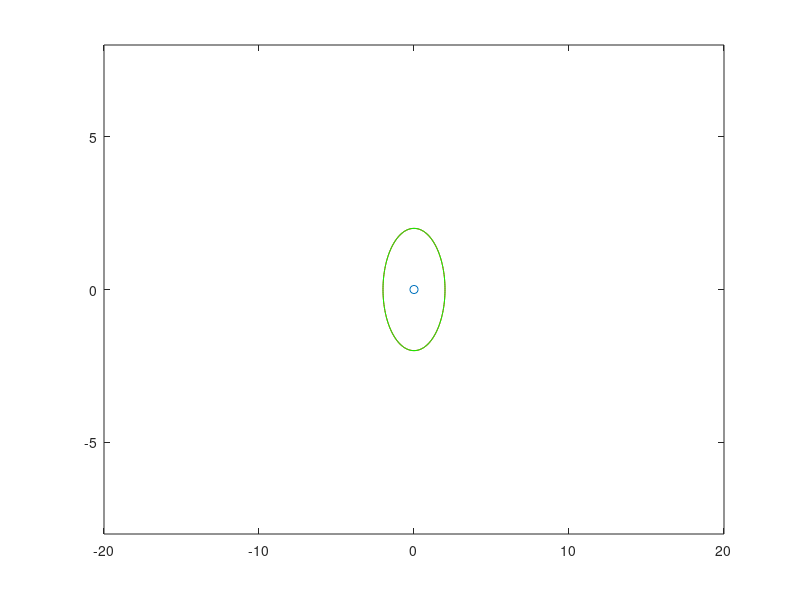

MATLAB code for this plot: (Note: this script raises an error after producing the figure.)
% This code use the finite difference method (FDM) and level set method to solve
% the regularized delta function model of the cell evolution under stress.
% The elastic model is PLANE-STRAIN
% Zhiwen Zhang / 20141124
% Convergence study and area preservation study!
% On the Interface, replace Heaviside function by 1/2 to avoid numerical difficulty
% Local Stencil pattern 
%  (7)(i-1,j+1)--- (3)(i,j+1)--- (6)(i+1,j+1)
%         |             |        t       |         
%  (4)(i-1,  j)--- (1)(i,  j)--- (2)(i+1,  j)
%         |             |               |
%  (8)(i-1,j-1)--- (5)(i,j-1)--- (9)(i+1,j-1)
%%%%%%%%%%%%%%%%%%%%%%%%%%%%%%%%%%%%%%%%%%%%%%%%%%%%%%%%%%%%%%%%%%%%%%%%%%%%%%%%%%%
%  Use the Radial Model Two!
%  I choose Lx > Ly so that we can observe longtime evolution along x-axis.
%  Therefore, all the codes related to L need to change. 
%  Zhiwen Zhang-----------2017-4-1
%%%%%%%%%%%%%%%%%%%%%%%%%%%%%%%%%%%%%%%%%%%%%%%%%%%%%%%%%%%%%%%%%%%%%%%%%%%%%%%RadialModelTwo_V5CORRECTEDtwice%%%%%%%%%%%%%%%
%% parameter
theta = 0.0;                        % shrinking quantity in stress, rename to aviod the conflict with the "delta---regularized delta function)"
mu = 1; lmd = 1;                    % mu/lmd: lame constant;  This setting is equivalent to (poisson ratio) nu = 1/4; (Young's modulus) E = 1;
everystep = 1;                      % reinitialize every ? step 
sigma  = 0.0;                       % initial constant for plane-strain uniaxial stress
beta   =2.5;                        % control the amplitude of the nonlinear velocity in G(z)
zz   = 1;                           %coeff. in denominator of G(z)
zz1 = 1;                            %also coeff. in denominator of G(z)
eee = 4;                            %ellipticity coefficient in velocity distribution; eee=1 is isotropic circular symmetry
offset = 0;
f0 = 1;  expN = 1;
K  = 3;                            % amplitute used in computing the self-stress of Cell. 
lambda = -30;
gamma  = 0.8;
resist = 1.0; 
a = 1;                               % the radius of circular cells
h = 1/16;        
%% %%%%%%%%%%%%% parameters used in  regularization and reinitialization 
r    = 3.5;                              % regularization ratio 
eps      = r*h;                          % parameter used in the regularized delta function 
eps_sign = 1*h;                          % parameter used in the smoothed sigh function
eps_diff = 2*h*h*h/4;                     % parameter used in the diffusive term when reinitialize level set! ?
%% %%%%%%%%%%%%%% parameters used in setting mesh grid  and time-step %%%%%%%%%%%%%%
filename1  = 'DataFragmentpush_tf20_tss200_h1over16';    % adaptively compute self-stress tensor
filename2 = 'DataFragmentpush_tf20_tss200_h1over16_ext';
figure_id0 = 217;
% snapshot time data 
dt = h/20; t0 = 0.00; tf = 20;  tt = t0:dt:tf-dt;  nnt = length(tt);     % computational time, sigma = +2.0; 
tss=200;  itv=round(nnt/tss);  
% generate the fine mesh grid and related data structure  
Lx = 20;  Ly = 8;  [X,Y] = meshgrid(-Lx:h:Lx,-Ly:h:Ly);       % NEW CODE for rectangular domain
p           = [X(:),Y(:)];     
Nx = length(-Lx:h:Lx);  Ny = length(-Ly:h:Ly);
Phisnap=zeros(Ny,Nx,tss);  s=zeros(nnt,1);                       
nSnsnap=zeros(Ny,Nx,tss);   
Usnap=zeros(Ny,Nx,tss);  Vsnap=zeros(Ny,Nx,tss);   
xbars = zeros(tss,1);      ybars = zeros(tss,1);
dragXsnap = zeros(Ny,Nx,tss);    dragYsnap = zeros(Ny,Nx,tss); 
%% parameters used in label the grid in FEM and BC %%%%%%%%%%%%%%%%%%%%%%%%
p0          = [0,0];
NP          = size(p,1);                               % All nodes
idx1        = find(abs(p(:,1)-p0(1))>Lx-0.1*h | abs(p(:,2)-p0(2))>Ly-0.1*h);
idx2        = find(abs(p(:,1)-p0(1))<Lx-0.1*h & abs(p(:,2)-p0(2))<Ly-0.1*h);     % check and label fine grid BC
[Xint,Yint] = meshgrid(-Lx+h:h:Lx-h,-Ly+h:h:Ly-h);  
pint        = [Xint(:),Yint(:)];   
NPint       = size(pint,1);                            % Free nodes (exclude the BC nodes)
rho         = sqrt(X.^2 + Y.^2 + 1e-16);               % polar distance 
% generate the Dirichlet BC function 
% (2) BC used for cell evolution!!!
DBCx        = @(x,y) (lmd+2*mu)/4/mu/(lmd+mu)*sigma*x;
DBCy        = @(x,y) -      lmd/4/mu/(lmd+mu)*sigma*y;
% generate the level set function and the sign function according to the initial cell interface 
tol            = 0.001; 
Ntau           = 40;
% generate the regularized delta and heviside function 
Delta_eps       = @(z) (abs(z)<eps)*0.5.*(1+cos(pi*z/eps))/eps; 
Hev_eps         = @(z) (abs(z)<=eps).*((z+eps)/2/eps + sin(pi*z/eps)/2/pi) + (z>eps)*1; 
AvgHev_eps      = @(z)  1/2;                                                % averaged heviside function     
 
X0 = -0;  a0 = 0.6; 
b0 = 3.4;
n0 = 2; r0 = 1.6; c0=1; c1=1;
rr1  = ((sqrt((X/c0-X0).^2+((Y-0)/c1).^2)-r0)/a0).^n0;
rr = sqrt((X/c0-X0).^2+(Y/c1).^2);
rr3 = sqrt((X-5/c0-X0).^2+(Y/(2*c1)).^2);
rr2  = (atan2((Y-0)/c1,X/c0-X0)/b0).^n0;
Phi  = -(rr - 2); %annulus
Phi0 = Phi;   % record the original shape 

    vv = [0,0];
    H_Phi     = Hev_eps(Phi);            D_Phi     = Delta_eps(Phi);
    Xbar0 = sum(sum(Hev_eps(Phi).*X))/sum(sum(Hev_eps(Phi)));   % centroid of the cell
    Ybar0 = sum(sum(Hev_eps(Phi).*Y))/sum(sum(Hev_eps(Phi)));
       figure(figure_id0) 
       contour(X,Y,Phi0,vv,'r'); 
       hold on;  
       contour(X,Y,Phi,vv,'g');
       scatter(Xbar0,Ybar0)

%% Auxiliary Variables for plot and debug
id_i = 1;      vali(id_i,1) = 1;                   vali(id_i,2) = 1;                        % time
id_i = 2;      vali(id_i,1) = vali(id_i-1,2)+1;    vali(id_i,2) = vali(id_i,1) + 0;         % area ratio
vals = zeros(10, vali(end,end));
id_j    = 1;
%% compute 
% Calculate the stiffness matrix and load vector. CAUTION: this part is INVARIANT respect to time
[S,b0] = RegularizedModel_StiffMat_Longtime(Nx,Ny,h,p,mu,lmd,DBCx,DBCy); 
Fixed  = [2*idx1-1; 2*idx1];   Free = sort([2*idx2-1; 2*idx2]);    % use 'sort' to comply with the order of unknowns in the stiffness matrix
% begin the time evolution  CAUTION: The code is ReInitialization_LevelSetADDF.m is reusable. 
[Phi] = ReInitialization_LevelSetADDF(Phi,h,dt,eps_sign,eps_diff,500*Ntau);   % ADd DiFfusive term; 
snapID = 0;  
Xbart = 0;         Ybart = 0.0;      
for n = 1:nnt 
    t = tt(n); 
    b         = b0;    
    % calculate the variant part of the load vector (own to the decay of the delta function, we only consider the interior domain)
    % Compute Extra Term 
    Phix=(Phi(:,[2:end 1])-Phi(:,[end 1:end-1]))/2/h;  Phiy=(Phi([2:end 1],:)-Phi([end 1:end-1],:))/2/h;
    Phix(:,1) = (Phi(:,2)-Phi(:,1))/h;   Phix(:,end) = (Phi(:,end)-Phi(:,end-1))/h;    % Modify the boundary terms
    Phiy(1,:) = (Phi(2,:)-Phi(1,:))/h;   Phiy(end,:) = (Phi(end,:)-Phi(end-1,:))/h;  
    H_Phi     = Hev_eps(Phi);            D_Phi     = Delta_eps(Phi);
    Xbar = sum(sum(Hev_eps(Phi).*X))/sum(sum(Hev_eps(Phi)));   % centroid of the cell
    Ybar = sum(sum(Hev_eps(Phi).*Y))/sum(sum(Hev_eps(Phi)));
    if n==1 
       Xbar0 = Xbar;                    Ybar0 = Ybar;         
    end

    Xbart = (Xbar-Xbar0)/dt;         Ybart = (Ybar-Ybar0)/dt;     
    Xbar0 = Xbar;                        Ybar0 = Ybar; 
      
    Zx   = X-Xbar;          Zy   = Y-Ybar; 
     tmp1 = (-H_Phi).*(K*(Zx+(eee-1).*(Xbart.*Zx+Ybart.*Zy).*Xbart)+resist.*Xbart) + (-10)*Hev_eps(1-rr3).*Hev_eps(0.8-t); 
     tmp2 = (-H_Phi).*(K*(Zy+(eee-1).*(Xbart.*Zx+Ybart.*Zy).*Ybart)+resist.*Ybart);
%     Anisotropic velocity distribution stronger in direction of cell centroid velocity     
    for i = 3:Nx-2         % i is colume index; j is row index;      
        for j = 3:Ny-2
            row_label = (i-2)*(Ny-2)+j-1;     % transform the global index to linear equation index
            % assign the corresponding values to the load vector                
            b(2*row_label-1,1) = b(2*row_label-1,1) - h*h*tmp1(j,i);  % 
            b(2*row_label  ,1) = b(2*row_label  ,1) - h*h*tmp2(j,i);  %              
        end
    end
    % solve the linear equation to obtain (u,v)
    UV = zeros(2*Nx*Ny,1);       % displacement solution [u1 v1 u2 v2,...]';
    UV(2*idx1-1,1)  = DBCx(p(idx1,1),p(idx1,2)); 
    UV(2*idx1   ,1) = DBCy(p(idx1,1),p(idx1,2));     
    UV(Free)        = S\b;
    u1D = UV(1:2:end-1,1);   v1D = UV(2:2:end,1); 
    U   = reshape(u1D,Ny,Nx);  V   = reshape(v1D,Ny,Nx); 
    % calculate the stresss tensor  
      
      [Vn,NormalVecX,NormalVecY,nSn,nSn_ave,Ux,Uy,Vx,Vy,tp1,tp2] = ...
          RadialModelTwo_NormalStressV6CORRECTEDoffset(X,Y,Phi0,Phi,U,V,p,mu,lmd,theta,beta,zz,zz1,eee,offset,lambda,K,gamma,resist,expN,Hev_eps,Delta_eps,Xbart,Ybart);   
  
     % CAUTION: the above kinetic code for velocity is reusable!!!

    [KPhi1] = compRHS_UpdateLevelSet(t,       h,Vn,Phi             );
    [KPhi2] = compRHS_UpdateLevelSet(t+0.5*dt,h,Vn,Phi+0.5*dt*KPhi1);
    [KPhi3] = compRHS_UpdateLevelSet(t+0.5*dt,h,Vn,Phi+0.5*dt*KPhi2);
    [KPhi4] = compRHS_UpdateLevelSet(t+1.0*dt,h,Vn,Phi+1.0*dt*KPhi3);
     Phi    = Phi  + (dt/6) * (KPhi1  + 2*KPhi2  + 2*KPhi3  + KPhi4); 
     t      = t + dt;      
    %% ReInitialization the Level Set function
    if mod(n,everystep)==0
      [Phi] = ReInitialization_LevelSetADDF(Phi,h,dt,eps_sign,eps_diff,Ntau);   % ADd DiFfusive term; 
      fprintf('At time t=%.4f, do reInitialization once. \n',t);
    end
    %% compute area and ratio 
    s(n,1)              = sum(sum(Hev_eps(Phi)))*h*h; 
    s0                  = sum(sum(Hev_eps(Phi0)))*h*h;     
    % time
    vals(id_j,1) = t;
    vals(id_j,vali(2,1):vali(2,2)) = s(n,1)/s0; 
    %% save the snapshot solution 
    if mod(n,itv) == 0;
        snapID              = snapID + 1;
        Phisnap(:,:,snapID) = Phi;
        dragXsnap(:,:,snapID) = tmp1;
        dragYsnap(:,:,snapID) = tmp2;
        nSnsnap(:,:,snapID) = nSn;
        Usnap(:,:,snapID)   = U;   Vsnap(:,:,snapID)   = V;
        xbars(snapID,1)     = Xbar;  ybars(snapID,1)     = Ybar; 
        fprintf(1,'Nx=%4d,Ny=%4d, Ntau=%2d, sigma=%.1f, finish update time t=%.4f of total tf=%.4f \n',Nx,Ny,Ntau, sigma, tt(n),tf);
        save(filename1,'tt','s','Phisnap','dragXsnap','dragYsnap','X','Y','Lx','Ly','Phi0','xbars','ybars','resist');    
        save(filename2,'tt','s','nSnsnap','Usnap','Vsnap','X','Y','Lx','Ly','Phi0','xbars','ybars'); 
       
    end
    
     id_j = id_j + 1;
end
%%            

